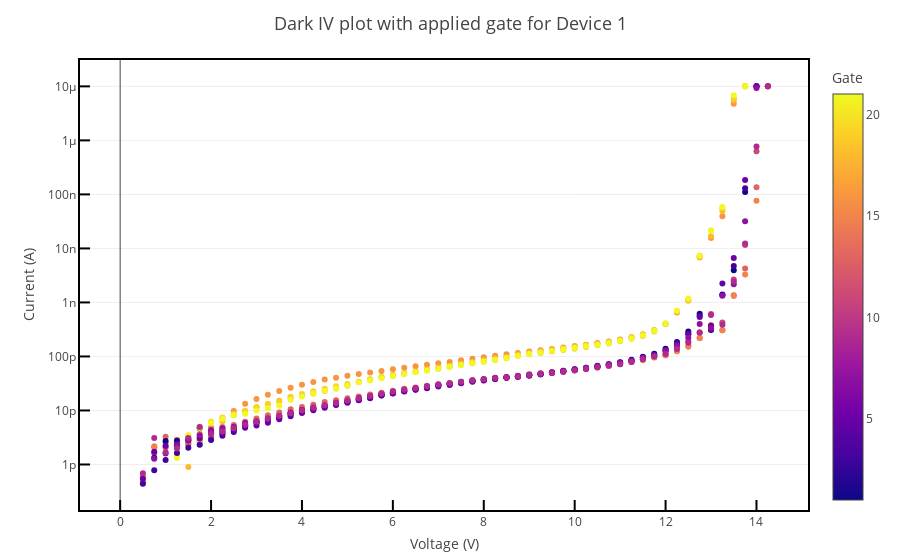
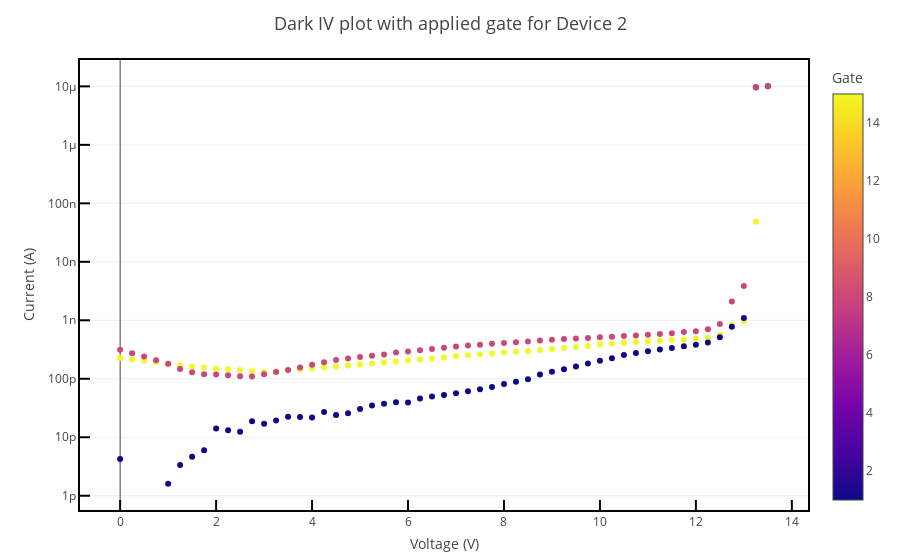
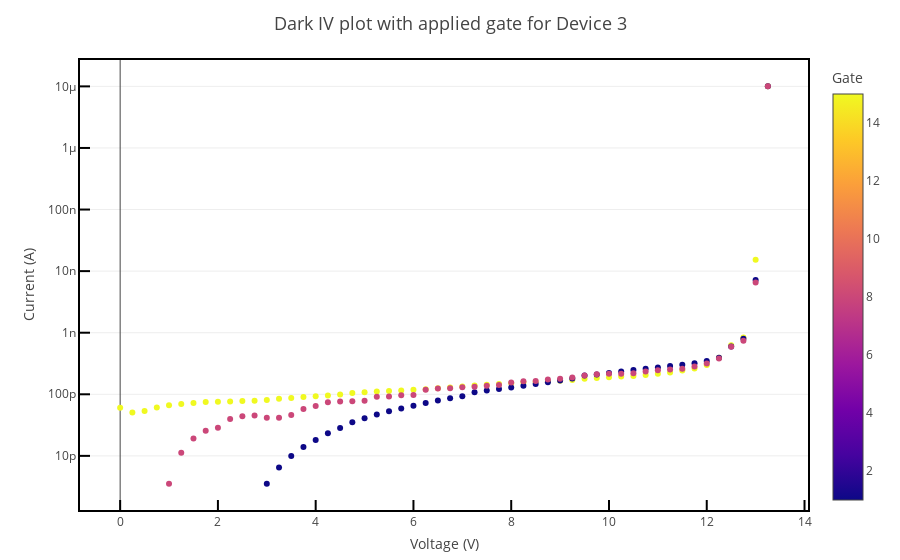
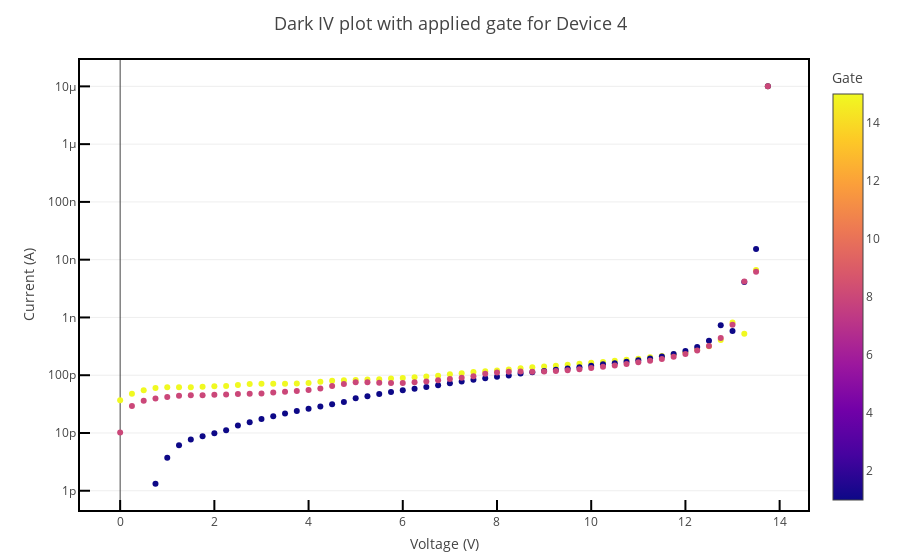

Here is the notebook cell these charts were saved with, in order:
### Code cell
deviceID = df.Device.unique()
gates = df.Gate.unique()

for i in deviceID:
    comparision = []
    for j in gates:
        sorting = df[(df['Device']==i) & (df['Gate']==j)]
        intermediate = sorting[sorting.Timestamp == sorting.Timestamp.max()]
        comparision.append(intermediate)
    comparision = pd.concat(comparision)
    fig = px.scatter(comparision, x = 'Voltage', y = 'Current', color='Gate', log_y=True)
    fig.update_layout(title_text=f"Dark IV plot with applied gate for Device {i}", title_font_size=18, title_x=0.5, template="none", legend_title="Deadtime (ns)", margin_b=50, margin_t=60)
    fig.update_xaxes(showgrid=False, title_text="Voltage (V)", showline=True, linewidth=2, linecolor='black', mirror=True, ticks="inside", tickwidth=2, tickcolor='black', ticklen=10, title_standoff=10)
    fig.update_yaxes(title_text="Current (A)", showline=True, linewidth=2, linecolor='black', mirror=True, ticks="inside", tickwidth=2, tickcolor='black', ticklen=10, title_standoff=10)
    fig.show()

### Figure 1 — Plotly figure (JSON) as saved in the notebook; plotly's stock layout.template omitted (floating-point values rounded to 4 significant figures; data arrays with more than 128 entries replaced by an {"elided": "..."} marker saying what was removed)
{"data": [{"hovertemplate": "Voltage=%{x}<br>Current=%{y}<br>Gate=%{marker.color}<extra></extra>", "legendgroup": "", "marker": {"color": {"elided": "685 int values"}, "coloraxis": "coloraxis", "symbol": "circle"}, "mode": "markers", "name": "", "orientation": "v", "showlegend": false, "type": "scatter", "x": {"elided": "685 float values"}, "xaxis": "x", "y": {"elided": "685 float values"}, "yaxis": "y"}], "layout": {"coloraxis": {"colorbar": {"title": {"text": "Gate"}}, "colorscale": [[0, "#0d0887"], [0.1111, "#46039f"], [0.2222, "#7201a8"], [0.3333, "#9c179e"], [0.4444, "#bd3786"], [0.5556, "#d8576b"], [0.6667, "#ed7953"], [0.7778, "#fb9f3a"], [0.8889, "#fdca26"], [1, "#f0f921"]]}, "legend": {"title": {"text": "Deadtime (ns)"}, "tracegroupgap": 0}, "margin": {"b": 50, "t": 60}, "title": {"font": {"size": 18}, "text": "Dark IV plot with applied gate for Device 1", "x": 0.5}, "xaxis": {"anchor": "y", "domain": [0, 1], "linecolor": "black", "linewidth": 2, "mirror": true, "showgrid": false, "showline": true, "tickcolor": "black", "ticklen": 10, "ticks": "inside", "tickwidth": 2, "title": {"standoff": 10, "text": "Voltage (V)"}}, "yaxis": {"anchor": "x", "domain": [0, 1], "linecolor": "black", "linewidth": 2, "mirror": true, "showline": true, "tickcolor": "black", "ticklen": 10, "ticks": "inside", "tickwidth": 2, "title": {"standoff": 10, "text": "Current (A)"}, "type": "log"}}}

### Figure 2 — Plotly figure (JSON) as saved in the notebook; plotly's stock layout.template omitted (floating-point values rounded to 4 significant figures; data arrays with more than 128 entries replaced by an {"elided": "..."} marker saying what was removed)
{"data": [{"hovertemplate": "Voltage=%{x}<br>Current=%{y}<br>Gate=%{marker.color}<extra></extra>", "legendgroup": "", "marker": {"color": {"elided": "165 int values"}, "coloraxis": "coloraxis", "symbol": "circle"}, "mode": "markers", "name": "", "orientation": "v", "showlegend": false, "type": "scatter", "x": {"elided": "165 float values"}, "xaxis": "x", "y": {"elided": "165 float values"}, "yaxis": "y"}], "layout": {"coloraxis": {"colorbar": {"title": {"text": "Gate"}}, "colorscale": [[0, "#0d0887"], [0.1111, "#46039f"], [0.2222, "#7201a8"], [0.3333, "#9c179e"], [0.4444, "#bd3786"], [0.5556, "#d8576b"], [0.6667, "#ed7953"], [0.7778, "#fb9f3a"], [0.8889, "#fdca26"], [1, "#f0f921"]]}, "legend": {"title": {"text": "Deadtime (ns)"}, "tracegroupgap": 0}, "margin": {"b": 50, "t": 60}, "title": {"font": {"size": 18}, "text": "Dark IV plot with applied gate for Device 2", "x": 0.5}, "xaxis": {"anchor": "y", "domain": [0, 1], "linecolor": "black", "linewidth": 2, "mirror": true, "showgrid": false, "showline": true, "tickcolor": "black", "ticklen": 10, "ticks": "inside", "tickwidth": 2, "title": {"standoff": 10, "text": "Voltage (V)"}}, "yaxis": {"anchor": "x", "domain": [0, 1], "linecolor": "black", "linewidth": 2, "mirror": true, "showline": true, "tickcolor": "black", "ticklen": 10, "ticks": "inside", "tickwidth": 2, "title": {"standoff": 10, "text": "Current (A)"}, "type": "log"}}}

### Figure 3 — Plotly figure (JSON) as saved in the notebook; plotly's stock layout.template omitted (floating-point values rounded to 4 significant figures; data arrays with more than 128 entries replaced by an {"elided": "..."} marker saying what was removed)
{"data": [{"hovertemplate": "Voltage=%{x}<br>Current=%{y}<br>Gate=%{marker.color}<extra></extra>", "legendgroup": "", "marker": {"color": {"elided": "162 int values"}, "coloraxis": "coloraxis", "symbol": "circle"}, "mode": "markers", "name": "", "orientation": "v", "showlegend": false, "type": "scatter", "x": {"elided": "162 float values"}, "xaxis": "x", "y": {"elided": "162 float values"}, "yaxis": "y"}], "layout": {"coloraxis": {"colorbar": {"title": {"text": "Gate"}}, "colorscale": [[0, "#0d0887"], [0.1111, "#46039f"], [0.2222, "#7201a8"], [0.3333, "#9c179e"], [0.4444, "#bd3786"], [0.5556, "#d8576b"], [0.6667, "#ed7953"], [0.7778, "#fb9f3a"], [0.8889, "#fdca26"], [1, "#f0f921"]]}, "legend": {"title": {"text": "Deadtime (ns)"}, "tracegroupgap": 0}, "margin": {"b": 50, "t": 60}, "title": {"font": {"size": 18}, "text": "Dark IV plot with applied gate for Device 3", "x": 0.5}, "xaxis": {"anchor": "y", "domain": [0, 1], "linecolor": "black", "linewidth": 2, "mirror": true, "showgrid": false, "showline": true, "tickcolor": "black", "ticklen": 10, "ticks": "inside", "tickwidth": 2, "title": {"standoff": 10, "text": "Voltage (V)"}}, "yaxis": {"anchor": "x", "domain": [0, 1], "linecolor": "black", "linewidth": 2, "mirror": true, "showline": true, "tickcolor": "black", "ticklen": 10, "ticks": "inside", "tickwidth": 2, "title": {"standoff": 10, "text": "Current (A)"}, "type": "log"}}}

### Figure 4 — Plotly figure (JSON) as saved in the notebook; plotly's stock layout.template omitted (floating-point values rounded to 4 significant figures; data arrays with more than 128 entries replaced by an {"elided": "..."} marker saying what was removed)
{"data": [{"hovertemplate": "Voltage=%{x}<br>Current=%{y}<br>Gate=%{marker.color}<extra></extra>", "legendgroup": "", "marker": {"color": {"elided": "168 int values"}, "coloraxis": "coloraxis", "symbol": "circle"}, "mode": "markers", "name": "", "orientation": "v", "showlegend": false, "type": "scatter", "x": {"elided": "168 float values"}, "xaxis": "x", "y": {"elided": "168 float values"}, "yaxis": "y"}], "layout": {"coloraxis": {"colorbar": {"title": {"text": "Gate"}}, "colorscale": [[0, "#0d0887"], [0.1111, "#46039f"], [0.2222, "#7201a8"], [0.3333, "#9c179e"], [0.4444, "#bd3786"], [0.5556, "#d8576b"], [0.6667, "#ed7953"], [0.7778, "#fb9f3a"], [0.8889, "#fdca26"], [1, "#f0f921"]]}, "legend": {"title": {"text": "Deadtime (ns)"}, "tracegroupgap": 0}, "margin": {"b": 50, "t": 60}, "title": {"font": {"size": 18}, "text": "Dark IV plot with applied gate for Device 4", "x": 0.5}, "xaxis": {"anchor": "y", "domain": [0, 1], "linecolor": "black", "linewidth": 2, "mirror": true, "showgrid": false, "showline": true, "tickcolor": "black", "ticklen": 10, "ticks": "inside", "tickwidth": 2, "title": {"standoff": 10, "text": "Voltage (V)"}}, "yaxis": {"anchor": "x", "domain": [0, 1], "linecolor": "black", "linewidth": 2, "mirror": true, "showline": true, "tickcolor": "black", "ticklen": 10, "ticks": "inside", "tickwidth": 2, "title": {"standoff": 10, "text": "Current (A)"}, "type": "log"}}}
